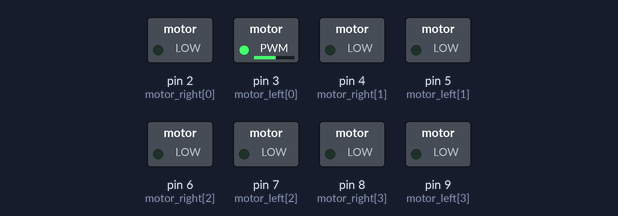
Bench run of a sketch on a simulated Arduino Uno, built with avr-gcc and run on an emulated ATmega328P. On the bench: switched loads named in the sketch (green lamp = pin HIGH).

Above: at 0.1 s.
Timing chart, 0 to 1.6 s (numbered marks = the images above):
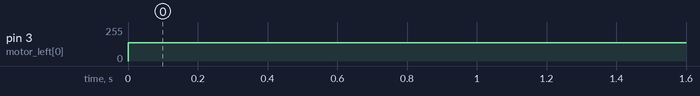

The sketch:

sketch_sep18c.ino
```cpp
const int motor_right[] = {2, 4, 6, 8};
const int motor_left[] = {3, 5, 7, 9};

void setup() {
  for (int i = 0; i <= 3; i++) {
    pinMode(motor_right[i], OUTPUT);
  }
  for (int i = 0; i <= 3; i++) {
    pinMode(motor_left[i], OUTPUT);
  }
}

void loop() {
  int MT_id = 0;
  int MT_speed = -120;
  motor_speed(MT_id, MT_speed);
}
```

l.ino
```cpp
void motor_speed(int id ,int myspeed) {
  if (myspeed >= 0) {
    analogWrite(motor_right[id], myspeed);
    analogWrite(motor_left[id], 0);

  } else if (myspeed < 0) {
    abs(myspeed);
    analogWrite(motor_right[id], 0);
    analogWrite(motor_left[id], myspeed);
  }
}
```

Measured:
- by itself, pin 3 (motor_left[0]): 0/255 → 136/255 at 0.00 s
